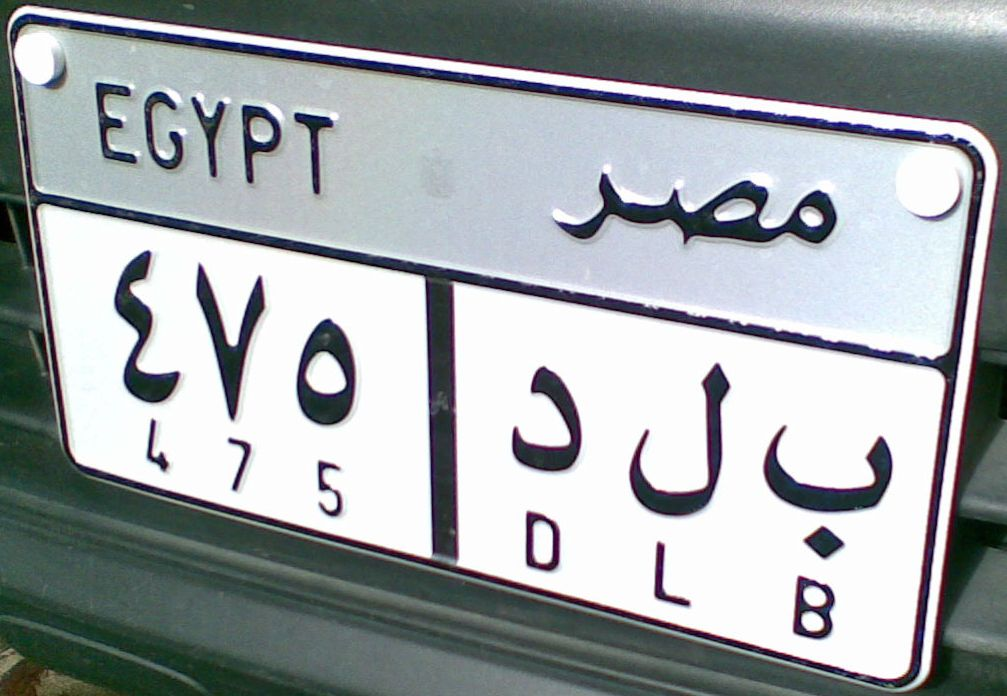
#> input picture CVAssignment/Assignment1_21686/BakcupGrayScale/Assignment1DataSet/L3.jpg, 1007 x 696 px
$ python AffineMatrix1.py
#> lines starting #> are read from the running program, lines starting #| are printed output that depends on the picture
import cv2
import numpy as np
import math

L3=cv2.imread('L3.jpg',0)
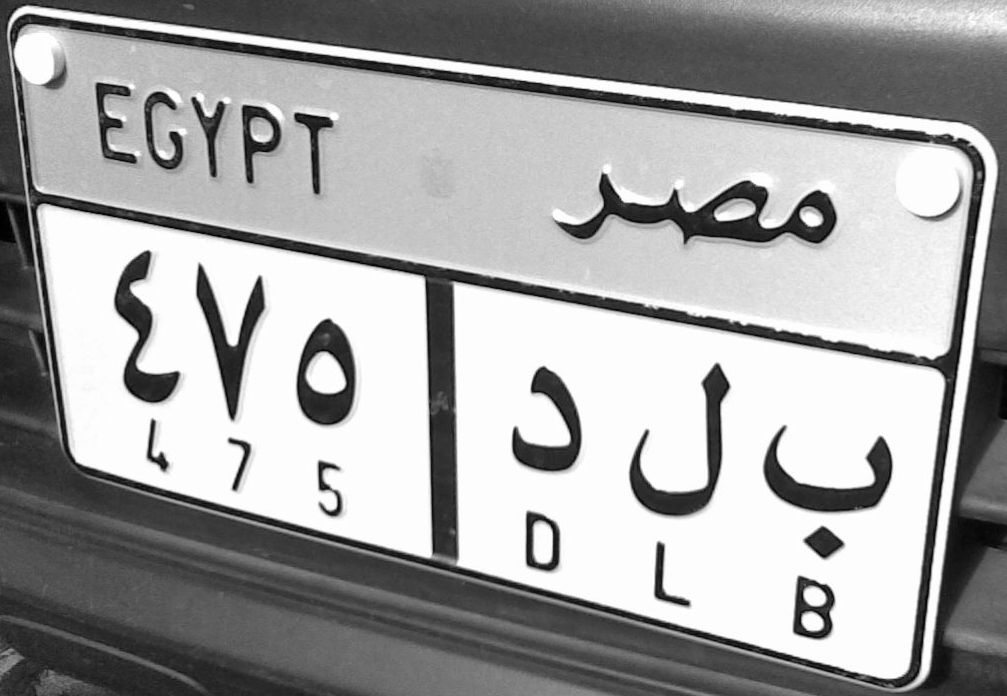
#> L3: shape (696, 1007); min 0, max 255, mean 162.4

matrixtmp=np.matrix([[5,2,1],[900,694,1],[68,467,1]])#2nd point was [980,127,1]
OriginalPointMAtrix=np.linalg.inv(matrixtmp)
destinationXs=np.matrix([[5],[975],[5]])
destinationYs=np.matrix([[2],[569],[569]])# 2nd point was 1000,2
ones=np.matrix([[1],[1],[1]])
firstRaw=OriginalPointMAtrix * destinationXs
firstRaw=firstRaw.transpose()
secondRaw=OriginalPointMAtrix  * destinationYs
secondRaw=secondRaw.transpose()
thirdRaw=OriginalPointMAtrix *ones
thirdRaw=thirdRaw.transpose()

AffineMatrix=np.concatenate((firstRaw, secondRaw), axis=0)
AffineMatrix=np.concatenate((AffineMatrix, thirdRaw), axis=0)
AffineMatrix=np.linalg.inv(AffineMatrix)
######################33333
matrixtmp=np.matrix([[2,5,1],[121,975,1],[694,900,1]])
OriginalPointMAtrix=np.linalg.inv(matrixtmp)
destinationYs=np.matrix([[5],[975],[975]])
destinationXs=np.matrix([[2],[2],[569]])
ones=np.matrix([[1],[1],[1]])
firstRaw=OriginalPointMAtrix * destinationXs
firstRaw=firstRaw.transpose()
secondRaw=OriginalPointMAtrix  * destinationYs
secondRaw=secondRaw.transpose()
thirdRaw=OriginalPointMAtrix *ones
thirdRaw=thirdRaw.transpose()

AffineMatrix2=np.concatenate((firstRaw, secondRaw), axis=0)
AffineMatrix2=np.concatenate((AffineMatrix2, thirdRaw), axis=0)
AffineMatrix2=np.linalg.inv(AffineMatrix2)
k=1000;
rows3,cols3 = L3.shape
#> rows3 = 696; cols3 = 1007
print(rows3)
#| 696
result3_image = np.zeros((rows3,cols3,3), np.uint8)
# [27 lines of commented-out code are left out]

for x in range(2,570):
    for y in range(5,975):
        if(y <= x +100):
            newPoint=np.matrix([[x],[y],[1]])
            oldPoint=AffineMatrix*newPoint
        else:
            newPoint = np.matrix([[x], [y], [1]])
            oldPoint = AffineMatrix2 * newPoint

        if (oldPoint.item(0,0)%1 == 0.0) is (oldPoint.item(1,0)%1 == 0.0) :
            oldx=int((oldPoint.item(0,0)))
            oldy=int((oldPoint.item(1,0)))
            result3_image[x, y] = L3[oldx, oldy]
        else:
            intensity=0
            exactCellX=int(round(oldPoint.item(0,0)))
            exactCellY=int(round(oldPoint.item(1,0)))
            ratioX=oldPoint.item(0,0)%1
            ratioY=oldPoint.item(1,0)%1
            result1=0
            result2=0
            #if exactCellX <= rows & exactCellY <= cols:
            result1+=L3[exactCellX,exactCellY]*ratioX
            if(exactCellX-1 > -1):
                result1+=(1-ratioX)*L3[exactCellX-1,exactCellY]
            if(exactCellY-1 > -1):
                result2=ratioX*L3[exactCellX,exactCellY-1]
            if(exactCellY-1 > -1 is exactCellX-1 > -1):
                result2+=(1-ratioX) * L3[exactCellX-1][exactCellY-1]
            intensity=int(math.ceil((result1 * ratioY + result2 * (1-ratioY))))
            result3_image[x,y]=int(intensity)
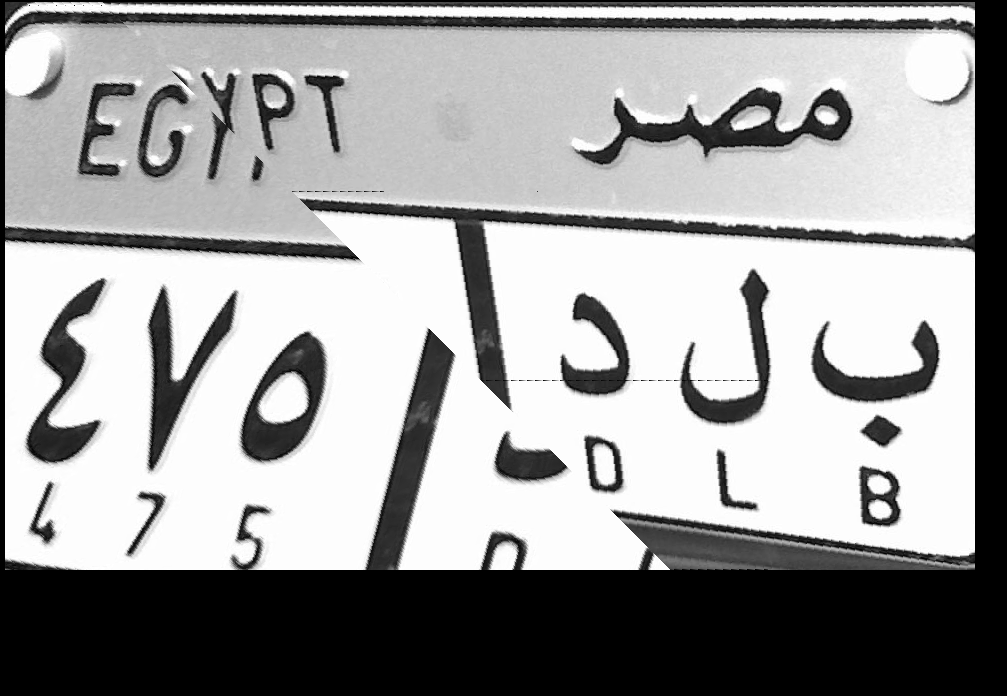
#> result3_image: shape (696, 1007, 3); min 0, max 255, mean 156.9


cv2.imshow('Affine L3 other', result3_image)


cv2.waitKey(0)
cv2.destroyAllWindows()
